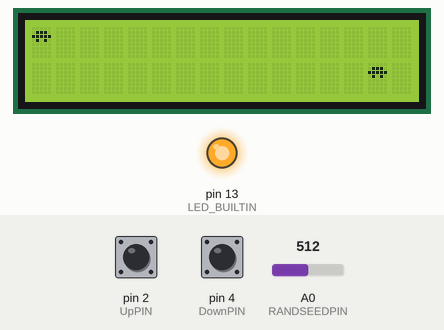
Simulated run of this sketch. Board: Arduino Nano, built with avr-gcc and run on an emulated ATmega328P. On the bench: 16×2 character LCD, output pins drawn as LEDs (lit = HIGH). Inputs (shaded band) come from the test bench; at power-on: pin 4 (DownPIN) HIGH, pin 2 (UpPIN) HIGH, A0 (RANDSEEDPIN) = 512. Random numbers use the default seed unless the sketch sets one.

Above: at 3.3 s.
3.4 s: pin 4 (DownPIN) pulled LOW for 0.15 s
At 3.69 s:
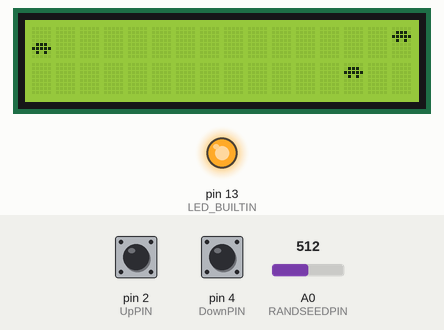
6.2 s: pin 2 (UpPIN) pulled LOW for 1 s
At 6.66 s:
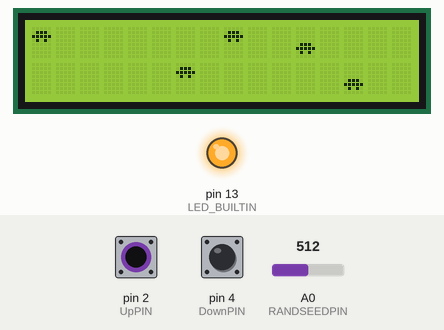
7.8 s: pin 4 (DownPIN) pulled LOW for 3.2 s
At 12.3 s:
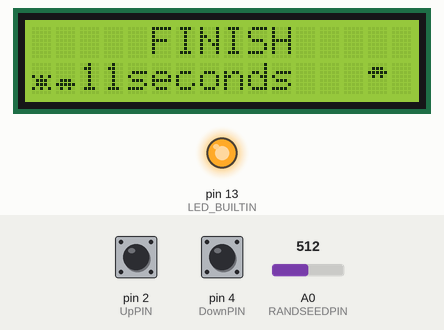
12.5 s: pin 2 (UpPIN) pulled LOW for 0.15 s
At 13.4 s:
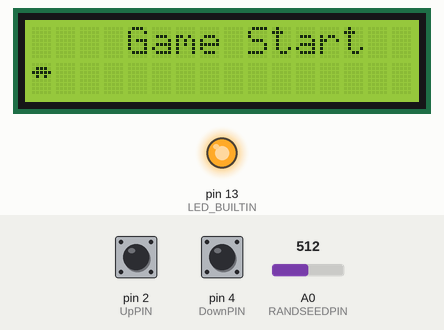
15.6 s: pin 4 (DownPIN) pulled LOW for 1 s
At 16.2 s:
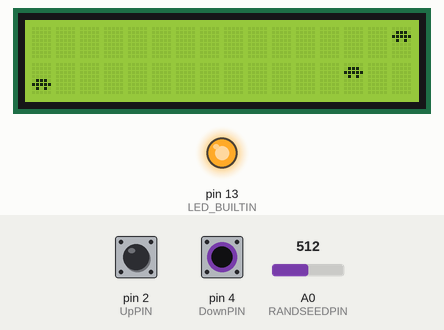
18.7 s: pin 2 (UpPIN) pulled LOW for 3.2 s
At 23.6 s:
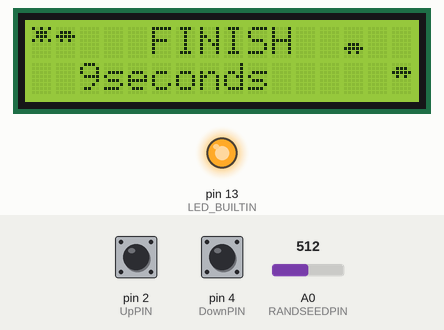
Timing chart, 0 to 24.4 s (numbered marks = the images above; inputs shaded):
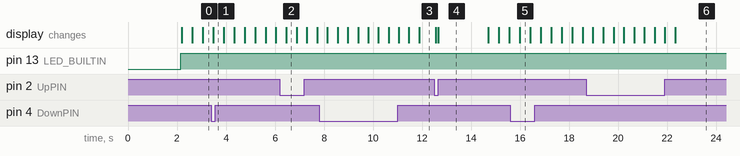

The sketch:

lcd1602_truck_lane.ino
```cpp
#include <Wire.h> // WIRE 라이브러리 추가
#include <LiquidCrystal_I2C.h>

LiquidCrystal_I2C lcd(0x3F, 16, 2);

const int UpPIN = 2; //상향버튼 7PIN에 입력
const int DownPIN = 4; // 하향 번튼 8PIN에 입력
const int MAXPOT = 800; // 1023까지 돌릴 필요 없이 800까지 가능
const int RANDSEEDPIN = 0; //초기화
const int MAXSTEPDURATION = 400;
const int MINSTEPDURATION = 10;
const int NGLYPHS = 6;

//주의할 점은 glyphs 는 1부터 시작하여 정의
byte glyphs[NGLYPHS][8] = {
  //사용자의 차가 1,3차선에 있을 때
  { B00000,
    B01110,
    B11111,
    B01010,
    B00000,
    B00000,
    B00000,
    B00000
  }
  //사용자의 차가 2,4차선에 있을 때
  , {
    B00000,
    B00000,
    B00000,
    B00000,
    B01110,
    B11111,
    B01010,
    B00000
  }
  //피해야 하는 차들이 1,3 차선에서 올 때
  , {
    B00000,
    B01110,
    B11111,
    B01010,
    B00000,
    B00000,
    B00000,
    B00000
  }
  //피해야 하는 차들이 2,4 차선에서 올때
  , {
    B00000,
    B00000,
    B00000,
    B00000,
    B01110,
    B11111,
    B01010,
    B00000
  }
  //충돌했을 때(1,3차선)
  , {
    B10101,
    B01110,
    B01110,
    B10101,
    B00000,
    B00000,
    B00000,
    B00000
  }
  //충돌했을 때 (2,4 차선)
  , {
    B00000,
    B00000,
    B00000,
    B10101,
    B01110,
    B01110,
    B10101,
    B00000
  }
};
const int NCARPOSITIONS = 4;
//하나의 glyph 열에 2개의 포지션 매핑
const char BLANK = 32;
char car2glyphs[NCARPOSITIONS][2] = {
  {1, BLANK}, {2, BLANK}, {BLANK, 1}, {BLANK, 2}
};
char truck2glyphs[NCARPOSITIONS][2] = {
  {3, BLANK}, {4, BLANK}, {BLANK, 3}, {BLANK, 4}
};
char crash2glyphs[NCARPOSITIONS][2] = {
  {5, BLANK}, {6, BLANK}, {BLANK, 5}, {BLANK, 6}
};

const int ROADLEN = 15; // lcd의 간격
int road[ROADLEN]; // 다가오는 차들의 포지션
char line_buff[2 + ROADLEN]; // drawRoad()의 보조 문자열
int road_index;
int car_pos = 0;
//grid 외부 포지션은 비어있는 열 의미,열에서 자동차의 확률 결정
const int MAXROADPOS = 3 * NCARPOSITIONS;
int step_duration;

int crash;
unsigned int crashtime;  // 충돌할때까지 걸린 시간 (초단위)
const int CRASHSOUNDDURATION = 250;

const char *INTRO1 = "  Game Start  ";
const int INTRODELAY = 2000;
unsigned long now = 0;

void setup() {
  Serial.begin(9600);
  pinMode(UpPIN, INPUT_PULLUP);
  pinMode(DownPIN, INPUT_PULLUP);
  pinMode(LED_BUILTIN, OUTPUT);

  reset();
}

void loop() {

  digitalWrite(LED_BUILTIN, HIGH);

  if (!crash) {
    getSteeringWheel();
    crash = (car_pos == road[road_index]);
  }
  if (crash) {

    unsigned long elapsedTime = millis() - now;

    if (!crashtime) {
      crashtime = now;
      drawRoad();
      // FINISH 문자열
      // 충돌한 열의 상태를 그대로 유지
      lcd.setCursor(3, 0);
      lcd.print("  FINISH  ");
      lcd.setCursor(2, 1);
      lcd.print(elapsedTime / 1000);
      lcd.print("seconds  ");
    }
    if ((now - crashtime) < CRASHSOUNDDURATION) {

    }

    //다시 시작
    if (digitalRead(UpPIN) == LOW || digitalRead(DownPIN) == LOW) {
      reset();
    }

    delay(10);
  }
  else {

    int prev_pos = road[(road_index - 1) % ROADLEN];
    int this_pos = random(MAXROADPOS);
    while (abs(this_pos - prev_pos) < 2) {
      this_pos = random(MAXROADPOS);
    }
    road[road_index] = this_pos;
    road_index = (road_index + 1) % ROADLEN;
    drawRoad();

    delay(step_duration);

    if (step_duration > MINSTEPDURATION) {
      step_duration--;
    }
  }
}

void getSteeringWheel() {
  if (digitalRead(UpPIN) == LOW) {
    if (car_pos > 0) {

      car_pos = car_pos - 1;

    }
  }
  if (digitalRead(DownPIN) == LOW) {

    if (car_pos < 3) {
      car_pos = car_pos + 1;
    }
  }
}

void drawRoad() {
  for (int i = 0; i < 2; i++) {
    if (crash) {
      line_buff[0] = crash2glyphs[car_pos][i];
    }
    else {
      line_buff[0] = car2glyphs[car_pos][i];
    }
    for (int j = 0; j < ROADLEN; j++) {
      int pos = road[(j + road_index) % ROADLEN];
      line_buff[j + 1] = pos >= 0 && pos < NCARPOSITIONS ? truck2glyphs[pos][i] : BLANK;
    }
    lcd.setCursor(0, i);
    lcd.print(line_buff);
  }
}

void reset() {
  lcd.begin();
  lcd.clear();
  crash = crashtime = road_index = 0;
  step_duration = MAXSTEPDURATION;
  line_buff[1 + ROADLEN] = '\0'; // NULL 종료
  randomSeed(analogRead(RANDSEEDPIN));
  for (int i = 0; i < NGLYPHS; i++) {
    lcd.createChar(i + 1, glyphs[i]);
  }
  for (int i = 0; i < ROADLEN; i++) {
    road[i] = -1;
  }


  getSteeringWheel();
  drawRoad();

  lcd.setCursor(2, 0);
  lcd.print(INTRO1);
  delay(INTRODELAY);

  now = millis() - INTRODELAY;
}
```

Measured:
- after the input at 12.5 s, the display: first changes after 0.06 s (image 4 shows a later state)
- what the display in image 2 shows lasts 0.4 s, from 6.5 s to 6.9 s
- what the display in image 4 shows lasts 2.0 s, from 12.7 s to 14.7 s
